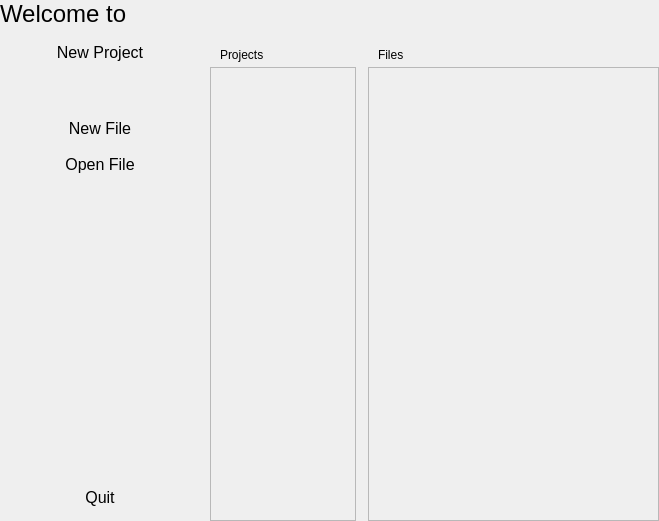
<?xml version="1.0" encoding="UTF-8"?>
<ui version="4.0">
 <class>PHomePage</class>
 <widget class="QWidget" name="PHomePage">
  <property name="geometry">
   <rect>
    <x>0</x>
    <y>0</y>
    <width>659</width>
    <height>521</height>
   </rect>
  </property>
  <property name="sizePolicy">
   <sizepolicy hsizetype="Preferred" vsizetype="Preferred">
    <horstretch>0</horstretch>
    <verstretch>0</verstretch>
   </sizepolicy>
  </property>
  <property name="minimumSize">
   <size>
    <width>0</width>
    <height>0</height>
   </size>
  </property>
  <property name="maximumSize">
   <size>
    <width>16777215</width>
    <height>16777215</height>
   </size>
  </property>
  <property name="windowTitle">
   <string notr="true">Form</string>
  </property>
  <property name="styleSheet">
   <string notr="true"/>
  </property>
  <layout class="QVBoxLayout" name="verticalLayout_6" stretch="0,0">
   <property name="spacing">
    <number>0</number>
   </property>
   <property name="leftMargin">
    <number>0</number>
   </property>
   <property name="topMargin">
    <number>0</number>
   </property>
   <property name="rightMargin">
    <number>0</number>
   </property>
   <property name="bottomMargin">
    <number>0</number>
   </property>
   <item>
    <widget class="QWidget" name="title" native="true">
     <layout class="QVBoxLayout" name="verticalLayout_7">
      <property name="spacing">
       <number>0</number>
      </property>
      <property name="leftMargin">
       <number>0</number>
      </property>
      <property name="topMargin">
       <number>0</number>
      </property>
      <property name="rightMargin">
       <number>0</number>
      </property>
      <property name="bottomMargin">
       <number>0</number>
      </property>
      <item>
       <widget class="QWidget" name="topBar" native="true">
        <layout class="QHBoxLayout" name="horizontalLayout_4">
         <property name="spacing">
          <number>0</number>
         </property>
         <property name="leftMargin">
          <number>0</number>
         </property>
         <property name="topMargin">
          <number>0</number>
         </property>
         <property name="rightMargin">
          <number>0</number>
         </property>
         <property name="bottomMargin">
          <number>0</number>
         </property>
         <item>
          <widget class="QLabel" name="lblPreTitle">
           <property name="font">
            <font>
             <pointsize>18</pointsize>
            </font>
           </property>
           <property name="text">
            <string>Welcome to</string>
           </property>
           <property name="margin">
            <number>0</number>
           </property>
          </widget>
         </item>
         <item>
          <widget class="QLabel" name="lblTitle">
           <property name="font">
            <font>
             <pointsize>18</pointsize>
             <bold>false</bold>
            </font>
           </property>
           <property name="text">
            <string>&lt;Application&gt;</string>
           </property>
           <property name="margin">
            <number>0</number>
           </property>
          </widget>
         </item>
         <item>
          <spacer name="horizontalSpacer">
           <property name="orientation">
            <enum>Qt::Horizontal</enum>
           </property>
           <property name="sizeHint" stdset="0">
            <size>
             <width>40</width>
             <height>20</height>
            </size>
           </property>
          </spacer>
         </item>
        </layout>
       </widget>
      </item>
     </layout>
    </widget>
   </item>
   <item>
    <widget class="QWidget" name="widget" native="true">
     <layout class="QHBoxLayout" name="horizontalLayout_3">
      <property name="spacing">
       <number>0</number>
      </property>
      <property name="leftMargin">
       <number>0</number>
      </property>
      <property name="topMargin">
       <number>0</number>
      </property>
      <property name="rightMargin">
       <number>0</number>
      </property>
      <property name="bottomMargin">
       <number>0</number>
      </property>
      <item>
       <widget class="QWidget" name="leftMenu" native="true">
        <property name="minimumSize">
         <size>
          <width>200</width>
          <height>0</height>
         </size>
        </property>
        <property name="cursor">
         <cursorShape>ArrowCursor</cursorShape>
        </property>
        <layout class="QVBoxLayout" name="verticalLayout">
         <item>
          <widget class="QPushButton" name="btNewProject">
           <property name="minimumSize">
            <size>
             <width>0</width>
             <height>30</height>
            </size>
           </property>
           <property name="font">
            <font>
             <pointsize>12</pointsize>
            </font>
           </property>
           <property name="cursor">
            <cursorShape>PointingHandCursor</cursorShape>
           </property>
           <property name="text">
            <string>New Project</string>
           </property>
           <property name="flat">
            <bool>true</bool>
           </property>
          </widget>
         </item>
         <item>
          <spacer name="verticalSpacer_3">
           <property name="orientation">
            <enum>Qt::Vertical</enum>
           </property>
           <property name="sizeType">
            <enum>QSizePolicy::Fixed</enum>
           </property>
           <property name="sizeHint" stdset="0">
            <size>
             <width>20</width>
             <height>40</height>
            </size>
           </property>
          </spacer>
         </item>
         <item>
          <widget class="QPushButton" name="btNewFile">
           <property name="minimumSize">
            <size>
             <width>0</width>
             <height>30</height>
            </size>
           </property>
           <property name="font">
            <font>
             <pointsize>12</pointsize>
            </font>
           </property>
           <property name="cursor">
            <cursorShape>PointingHandCursor</cursorShape>
           </property>
           <property name="text">
            <string>New File</string>
           </property>
           <property name="flat">
            <bool>true</bool>
           </property>
          </widget>
         </item>
         <item>
          <widget class="QPushButton" name="btOpenFile">
           <property name="minimumSize">
            <size>
             <width>0</width>
             <height>30</height>
            </size>
           </property>
           <property name="font">
            <font>
             <pointsize>12</pointsize>
            </font>
           </property>
           <property name="cursor">
            <cursorShape>PointingHandCursor</cursorShape>
           </property>
           <property name="text">
            <string>Open File</string>
           </property>
           <property name="flat">
            <bool>true</bool>
           </property>
          </widget>
         </item>
         <item>
          <spacer name="verticalSpacer_2">
           <property name="orientation">
            <enum>Qt::Vertical</enum>
           </property>
           <property name="sizeHint" stdset="0">
            <size>
             <width>20</width>
             <height>40</height>
            </size>
           </property>
          </spacer>
         </item>
         <item>
          <widget class="QPushButton" name="btExit">
           <property name="minimumSize">
            <size>
             <width>0</width>
             <height>30</height>
            </size>
           </property>
           <property name="font">
            <font>
             <pointsize>12</pointsize>
            </font>
           </property>
           <property name="cursor">
            <cursorShape>PointingHandCursor</cursorShape>
           </property>
           <property name="text">
            <string>Quit</string>
           </property>
           <property name="flat">
            <bool>true</bool>
           </property>
          </widget>
         </item>
        </layout>
       </widget>
      </item>
      <item>
       <widget class="QWidget" name="main" native="true">
        <layout class="QVBoxLayout" name="mainLayout" stretch="0,1">
         <property name="spacing">
          <number>0</number>
         </property>
         <property name="leftMargin">
          <number>0</number>
         </property>
         <property name="topMargin">
          <number>0</number>
         </property>
         <property name="rightMargin">
          <number>0</number>
         </property>
         <property name="bottomMargin">
          <number>0</number>
         </property>
         <item>
          <widget class="QWidget" name="topMenu" native="true">
           <property name="minimumSize">
            <size>
             <width>0</width>
             <height>30</height>
            </size>
           </property>
           <layout class="QHBoxLayout" name="horizontalLayout_2" stretch="1,2">
            <property name="spacing">
             <number>20</number>
            </property>
            <property name="leftMargin">
             <number>20</number>
            </property>
            <property name="topMargin">
             <number>20</number>
            </property>
            <property name="rightMargin">
             <number>5</number>
            </property>
            <property name="bottomMargin">
             <number>5</number>
            </property>
            <item>
             <widget class="QLabel" name="lblProjects">
              <property name="text">
               <string>Projects</string>
              </property>
             </widget>
            </item>
            <item>
             <widget class="QLabel" name="lblFiles">
              <property name="text">
               <string>Files</string>
              </property>
             </widget>
            </item>
           </layout>
          </widget>
         </item>
         <item>
          <layout class="QHBoxLayout" name="content" stretch="1,2">
           <property name="spacing">
            <number>12</number>
           </property>
           <property name="leftMargin">
            <number>10</number>
           </property>
           <property name="rightMargin">
            <number>0</number>
           </property>
           <item>
            <widget class="QScrollArea" name="scrollProjects">
             <property name="widgetResizable">
              <bool>true</bool>
             </property>
             <widget class="QWidget" name="scrollProjectsContents">
              <property name="geometry">
               <rect>
                <x>0</x>
                <y>0</y>
                <width>143</width>
                <height>448</height>
               </rect>
              </property>
              <layout class="QVBoxLayout" name="verticalLayout_3" stretch="0,1">
               <property name="spacing">
                <number>0</number>
               </property>
               <property name="leftMargin">
                <number>0</number>
               </property>
               <property name="topMargin">
                <number>0</number>
               </property>
               <property name="rightMargin">
                <number>0</number>
               </property>
               <property name="bottomMargin">
                <number>0</number>
               </property>
               <item>
                <widget class="QWidget" name="projects" native="true">
                 <layout class="QVBoxLayout" name="verticalLayout_2">
                  <property name="spacing">
                   <number>3</number>
                  </property>
                  <property name="leftMargin">
                   <number>3</number>
                  </property>
                  <property name="topMargin">
                   <number>3</number>
                  </property>
                  <property name="rightMargin">
                   <number>3</number>
                  </property>
                  <property name="bottomMargin">
                   <number>3</number>
                  </property>
                 </layout>
                </widget>
               </item>
               <item>
                <spacer name="verticalSpacer">
                 <property name="orientation">
                  <enum>Qt::Vertical</enum>
                 </property>
                 <property name="sizeHint" stdset="0">
                  <size>
                   <width>20</width>
                   <height>40</height>
                  </size>
                 </property>
                </spacer>
               </item>
              </layout>
             </widget>
            </widget>
           </item>
           <item>
            <widget class="QScrollArea" name="scrollFiles">
             <property name="widgetResizable">
              <bool>true</bool>
             </property>
             <widget class="QWidget" name="scrollFilesContents">
              <property name="geometry">
               <rect>
                <x>0</x>
                <y>0</y>
                <width>289</width>
                <height>448</height>
               </rect>
              </property>
              <layout class="QVBoxLayout" name="verticalLayout_4" stretch="0,1">
               <property name="spacing">
                <number>0</number>
               </property>
               <property name="leftMargin">
                <number>0</number>
               </property>
               <property name="topMargin">
                <number>0</number>
               </property>
               <property name="rightMargin">
                <number>0</number>
               </property>
               <property name="bottomMargin">
                <number>0</number>
               </property>
               <item>
                <widget class="QWidget" name="files" native="true">
                 <layout class="QVBoxLayout" name="verticalLayout_5">
                  <property name="spacing">
                   <number>3</number>
                  </property>
                  <property name="leftMargin">
                   <number>3</number>
                  </property>
                  <property name="topMargin">
                   <number>3</number>
                  </property>
                  <property name="rightMargin">
                   <number>3</number>
                  </property>
                  <property name="bottomMargin">
                   <number>3</number>
                  </property>
                 </layout>
                </widget>
               </item>
               <item>
                <spacer name="verticalSpacer_4">
                 <property name="orientation">
                  <enum>Qt::Vertical</enum>
                 </property>
                 <property name="sizeHint" stdset="0">
                  <size>
                   <width>20</width>
                   <height>466</height>
                  </size>
                 </property>
                </spacer>
               </item>
              </layout>
             </widget>
            </widget>
           </item>
          </layout>
         </item>
        </layout>
       </widget>
      </item>
     </layout>
    </widget>
   </item>
  </layout>
 </widget>
 <resources/>
 <connections/>
</ui>
